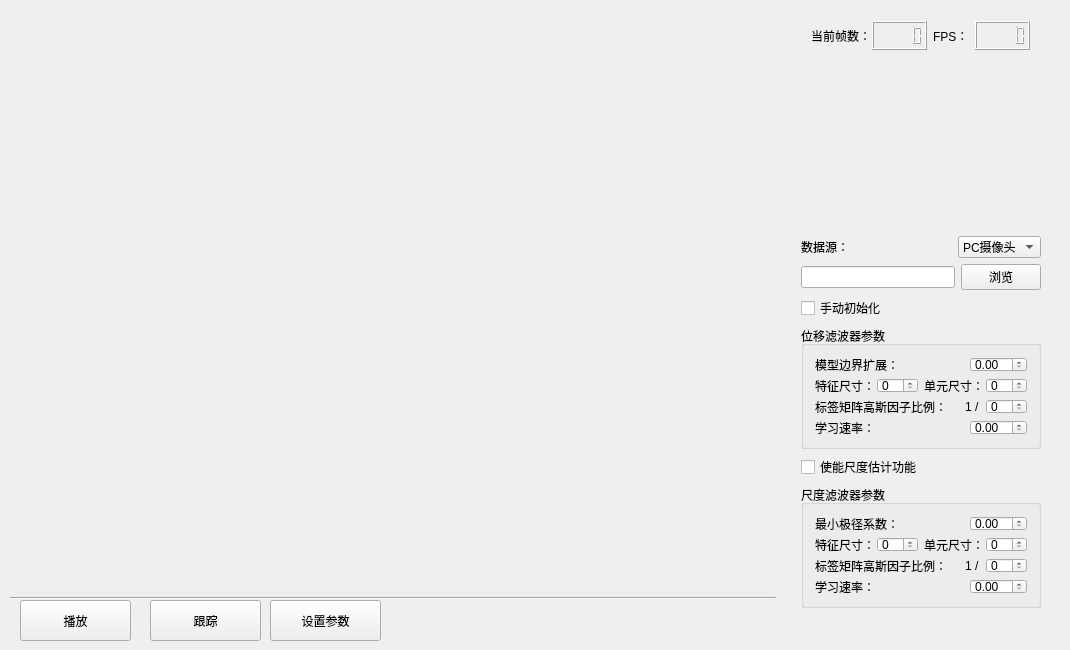
<?xml version="1.0" encoding="UTF-8"?>
<ui version="4.0">
 <class>Widget</class>
 <widget class="QWidget" name="Widget">
  <property name="geometry">
   <rect>
    <x>0</x>
    <y>0</y>
    <width>1070</width>
    <height>650</height>
   </rect>
  </property>
  <property name="minimumSize">
   <size>
    <width>1070</width>
    <height>650</height>
   </size>
  </property>
  <property name="maximumSize">
   <size>
    <width>1070</width>
    <height>650</height>
   </size>
  </property>
  <property name="cursor">
   <cursorShape>ArrowCursor</cursorShape>
  </property>
  <property name="windowTitle">
   <string>久之洋目标跟踪算法演示软件V1.0</string>
  </property>
  <property name="windowIcon">
   <iconset resource="res.qrc">
    <normaloff>:/icon/program.png</normaloff>:/icon/program.png</iconset>
  </property>
  <widget class="QPushButton" name="pushButtonTracking">
   <property name="geometry">
    <rect>
     <x>150</x>
     <y>600</y>
     <width>111</width>
     <height>41</height>
    </rect>
   </property>
   <property name="text">
    <string>跟踪</string>
   </property>
  </widget>
  <widget class="QLabel" name="labelCurApp">
   <property name="geometry">
    <rect>
     <x>800</x>
     <y>100</y>
     <width>100</width>
     <height>100</height>
    </rect>
   </property>
   <property name="text">
    <string/>
   </property>
  </widget>
  <widget class="QLabel" name="labelGlbApp">
   <property name="geometry">
    <rect>
     <x>940</x>
     <y>100</y>
     <width>100</width>
     <height>100</height>
    </rect>
   </property>
   <property name="text">
    <string/>
   </property>
  </widget>
  <widget class="QLabel" name="labelFrame">
   <property name="geometry">
    <rect>
     <x>10</x>
     <y>10</y>
     <width>768</width>
     <height>576</height>
    </rect>
   </property>
   <property name="text">
    <string/>
   </property>
  </widget>
  <widget class="QWidget" name="inWidget" native="true">
   <property name="geometry">
    <rect>
     <x>10</x>
     <y>10</y>
     <width>768</width>
     <height>576</height>
    </rect>
   </property>
   <widget class="QLabel" name="labelRect">
    <property name="geometry">
     <rect>
      <x>0</x>
      <y>0</y>
      <width>768</width>
      <height>576</height>
     </rect>
    </property>
    <property name="text">
     <string/>
    </property>
   </widget>
  </widget>
  <widget class="QPushButton" name="pushButtonSetParam">
   <property name="geometry">
    <rect>
     <x>270</x>
     <y>600</y>
     <width>111</width>
     <height>41</height>
    </rect>
   </property>
   <property name="text">
    <string>设置参数</string>
   </property>
  </widget>
  <widget class="QPushButton" name="pushButtonInit">
   <property name="geometry">
    <rect>
     <x>20</x>
     <y>600</y>
     <width>111</width>
     <height>41</height>
    </rect>
   </property>
   <property name="text">
    <string>播放</string>
   </property>
  </widget>
  <widget class="QWidget" name="layoutWidget">
   <property name="geometry">
    <rect>
     <x>790</x>
     <y>225</y>
     <width>262</width>
     <height>393</height>
    </rect>
   </property>
   <layout class="QVBoxLayout" name="verticalLayout_6">
    <item>
     <layout class="QVBoxLayout" name="verticalLayout_5">
      <item>
       <layout class="QHBoxLayout" name="horizontalLayout_10">
        <item>
         <widget class="QLabel" name="labelSource">
          <property name="text">
           <string>数据源：</string>
          </property>
         </widget>
        </item>
        <item>
         <spacer name="horizontalSpacer_7">
          <property name="orientation">
           <enum>Qt::Horizontal</enum>
          </property>
          <property name="sizeHint" stdset="0">
           <size>
            <width>113</width>
            <height>17</height>
           </size>
          </property>
         </spacer>
        </item>
        <item>
         <widget class="QComboBox" name="comboBoxSource">
          <item>
           <property name="text">
            <string>PC摄像头</string>
           </property>
          </item>
          <item>
           <property name="text">
            <string>视频文件</string>
           </property>
          </item>
          <item>
           <property name="text">
            <string>图片序列</string>
           </property>
          </item>
         </widget>
        </item>
       </layout>
      </item>
      <item>
       <layout class="QHBoxLayout" name="horizontalLayout_9">
        <item>
         <widget class="QLineEdit" name="lineEditPath"/>
        </item>
        <item>
         <widget class="QPushButton" name="pushButtonBrowse">
          <property name="text">
           <string>浏览</string>
          </property>
         </widget>
        </item>
       </layout>
      </item>
     </layout>
    </item>
    <item>
     <widget class="QCheckBox" name="checkBoxInitManu">
      <property name="text">
       <string>手动初始化</string>
      </property>
     </widget>
    </item>
    <item>
     <widget class="QGroupBox" name="groupBoxTransPara">
      <property name="title">
       <string>位移滤波器参数</string>
      </property>
      <layout class="QVBoxLayout" name="verticalLayout_4">
       <item>
        <layout class="QVBoxLayout" name="verticalLayout">
         <item>
          <layout class="QHBoxLayout" name="horizontalLayout">
           <item>
            <widget class="QLabel" name="labelTransPad">
             <property name="text">
              <string>模型边界扩展：</string>
             </property>
            </widget>
           </item>
           <item>
            <spacer name="horizontalSpacer_2">
             <property name="orientation">
              <enum>Qt::Horizontal</enum>
             </property>
             <property name="sizeHint" stdset="0">
              <size>
               <width>108</width>
               <height>20</height>
              </size>
             </property>
            </spacer>
           </item>
           <item>
            <widget class="QDoubleSpinBox" name="doubleSpinBoxTransPad"/>
           </item>
          </layout>
         </item>
         <item>
          <layout class="QHBoxLayout" name="horizontalLayout_2">
           <item>
            <widget class="QLabel" name="labelTransPattSz">
             <property name="text">
              <string>特征尺寸：</string>
             </property>
            </widget>
           </item>
           <item>
            <widget class="QSpinBox" name="spinBoxTransPattSz"/>
           </item>
           <item>
            <widget class="QLabel" name="labelTransCellSz">
             <property name="text">
              <string>单元尺寸：</string>
             </property>
            </widget>
           </item>
           <item>
            <widget class="QSpinBox" name="spinBoxTransCellSz"/>
           </item>
          </layout>
         </item>
         <item>
          <layout class="QHBoxLayout" name="horizontalLayout_3">
           <item>
            <widget class="QLabel" name="labelTransGaussSigmaRate">
             <property name="text">
              <string>标签矩阵高斯因子比例：</string>
             </property>
            </widget>
           </item>
           <item>
            <spacer name="horizontalSpacer">
             <property name="orientation">
              <enum>Qt::Horizontal</enum>
             </property>
             <property name="sizeHint" stdset="0">
              <size>
               <width>13</width>
               <height>15</height>
              </size>
             </property>
            </spacer>
           </item>
           <item>
            <widget class="QLabel" name="label_6">
             <property name="text">
              <string>1 /</string>
             </property>
            </widget>
           </item>
           <item>
            <widget class="QSpinBox" name="spinBoxTransGaussSigmaRate"/>
           </item>
          </layout>
         </item>
         <item>
          <layout class="QHBoxLayout" name="horizontalLayout_4">
           <item>
            <widget class="QLabel" name="labelTransLearnRate">
             <property name="text">
              <string>学习速率：</string>
             </property>
            </widget>
           </item>
           <item>
            <spacer name="horizontalSpacer_3">
             <property name="orientation">
              <enum>Qt::Horizontal</enum>
             </property>
             <property name="sizeHint" stdset="0">
              <size>
               <width>40</width>
               <height>20</height>
              </size>
             </property>
            </spacer>
           </item>
           <item>
            <widget class="QDoubleSpinBox" name="doubleSpinBoxTransLearnRate"/>
           </item>
          </layout>
         </item>
        </layout>
       </item>
      </layout>
     </widget>
    </item>
    <item>
     <widget class="QCheckBox" name="checkBoxUseScale">
      <property name="text">
       <string>使能尺度估计功能</string>
      </property>
     </widget>
    </item>
    <item>
     <widget class="QGroupBox" name="groupBoxScalePara">
      <property name="title">
       <string>尺度滤波器参数</string>
      </property>
      <layout class="QVBoxLayout" name="verticalLayout_3">
       <item>
        <layout class="QVBoxLayout" name="verticalLayout_2">
         <item>
          <layout class="QHBoxLayout" name="horizontalLayout_5">
           <item>
            <widget class="QLabel" name="labelScaleMinRhoRate">
             <property name="text">
              <string>最小极径系数：</string>
             </property>
            </widget>
           </item>
           <item>
            <spacer name="horizontalSpacer_4">
             <property name="orientation">
              <enum>Qt::Horizontal</enum>
             </property>
             <property name="sizeHint" stdset="0">
              <size>
               <width>17</width>
               <height>20</height>
              </size>
             </property>
            </spacer>
           </item>
           <item>
            <widget class="QDoubleSpinBox" name="doubleSpinBoxScaleMinRhoCoef"/>
           </item>
          </layout>
         </item>
         <item>
          <layout class="QHBoxLayout" name="horizontalLayout_6">
           <item>
            <widget class="QLabel" name="labelScalePattSz">
             <property name="text">
              <string>特征尺寸：</string>
             </property>
            </widget>
           </item>
           <item>
            <widget class="QSpinBox" name="spinBoxScalePattSz"/>
           </item>
           <item>
            <widget class="QLabel" name="labelScaleCellSz">
             <property name="text">
              <string>单元尺寸：</string>
             </property>
            </widget>
           </item>
           <item>
            <widget class="QSpinBox" name="spinBoxScaleCellSz"/>
           </item>
          </layout>
         </item>
         <item>
          <layout class="QHBoxLayout" name="horizontalLayout_7">
           <item>
            <widget class="QLabel" name="labelScaleGaussSigmaRate">
             <property name="text">
              <string>标签矩阵高斯因子比例：</string>
             </property>
            </widget>
           </item>
           <item>
            <spacer name="horizontalSpacer_5">
             <property name="orientation">
              <enum>Qt::Horizontal</enum>
             </property>
             <property name="sizeHint" stdset="0">
              <size>
               <width>13</width>
               <height>15</height>
              </size>
             </property>
            </spacer>
           </item>
           <item>
            <widget class="QLabel" name="label_11">
             <property name="text">
              <string>1 /</string>
             </property>
            </widget>
           </item>
           <item>
            <widget class="QSpinBox" name="spinBoxScaleGaussSigmaRate"/>
           </item>
          </layout>
         </item>
         <item>
          <layout class="QHBoxLayout" name="horizontalLayout_8">
           <item>
            <widget class="QLabel" name="labelScaleLearnRate">
             <property name="text">
              <string>学习速率：</string>
             </property>
            </widget>
           </item>
           <item>
            <spacer name="horizontalSpacer_6">
             <property name="orientation">
              <enum>Qt::Horizontal</enum>
             </property>
             <property name="sizeHint" stdset="0">
              <size>
               <width>40</width>
               <height>20</height>
              </size>
             </property>
            </spacer>
           </item>
           <item>
            <widget class="QDoubleSpinBox" name="doubleSpinBoxScaleLearnRate"/>
           </item>
          </layout>
         </item>
        </layout>
       </item>
      </layout>
     </widget>
    </item>
   </layout>
  </widget>
  <widget class="Line" name="line">
   <property name="geometry">
    <rect>
     <x>10</x>
     <y>590</y>
     <width>766</width>
     <height>16</height>
    </rect>
   </property>
   <property name="orientation">
    <enum>Qt::Horizontal</enum>
   </property>
  </widget>
  <widget class="QWidget" name="layoutWidget">
   <property name="geometry">
    <rect>
     <x>800</x>
     <y>10</y>
     <width>241</width>
     <height>51</height>
    </rect>
   </property>
   <layout class="QHBoxLayout" name="horizontalLayout_11">
    <item>
     <widget class="QLabel" name="labelFrameNum">
      <property name="text">
       <string>当前帧数：</string>
      </property>
     </widget>
    </item>
    <item>
     <widget class="QLCDNumber" name="lcdNumberFrame"/>
    </item>
    <item>
     <widget class="QLabel" name="labelFps">
      <property name="text">
       <string>FPS：</string>
      </property>
     </widget>
    </item>
    <item>
     <widget class="QLCDNumber" name="lcdNumberFps"/>
    </item>
   </layout>
  </widget>
  <widget class="QWidget" name="layoutWidget">
   <property name="geometry">
    <rect>
     <x>800</x>
     <y>70</y>
     <width>241</width>
     <height>22</height>
    </rect>
   </property>
   <layout class="QHBoxLayout" name="horizontalLayout_12">
    <item>
     <widget class="QLabel" name="labelTextCurApp">
      <property name="text">
       <string>当前模型外观</string>
      </property>
     </widget>
    </item>
    <item>
     <spacer name="horizontalSpacer_8">
      <property name="orientation">
       <enum>Qt::Horizontal</enum>
      </property>
      <property name="sizeHint" stdset="0">
       <size>
        <width>18</width>
        <height>20</height>
       </size>
      </property>
     </spacer>
    </item>
    <item>
     <widget class="QLabel" name="labelTextGlbApp">
      <property name="text">
       <string>全局模型外观</string>
      </property>
     </widget>
    </item>
    <item>
     <spacer name="horizontalSpacer_9">
      <property name="orientation">
       <enum>Qt::Horizontal</enum>
      </property>
      <property name="sizeHint" stdset="0">
       <size>
        <width>17</width>
        <height>20</height>
       </size>
      </property>
     </spacer>
    </item>
   </layout>
  </widget>
  <zorder>layoutWidget</zorder>
  <zorder>layoutWidget</zorder>
  <zorder>pushButtonTracking</zorder>
  <zorder>layoutWidget</zorder>
  <zorder>labelCurApp</zorder>
  <zorder>labelGlbApp</zorder>
  <zorder>labelFrame</zorder>
  <zorder>inWidget</zorder>
  <zorder>pushButtonSetParam</zorder>
  <zorder>pushButtonInit</zorder>
  <zorder>line</zorder>
 </widget>
 <layoutdefault spacing="6" margin="11"/>
 <resources>
  <include location="res.qrc"/>
 </resources>
 <connections/>
</ui>
